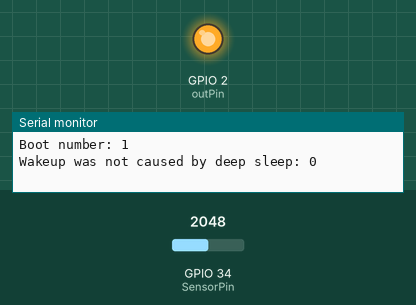
This sketch was run on a simulated ESP32. On the bench: output pins drawn as LEDs (lit = HIGH), the last lines printed to the serial monitor. Inputs (shaded band) come from the test bench; at power-on: GPIO 34 (SensorPin) = 2048. Nothing arrives over Bluetooth unless stated; a phone connects over Bluetooth LE 3 s after start. At 31.4 s the program puts the board to deep sleep or switches it off; the recording ends there.

Above: at 1.1 s.
At 1.5 s:
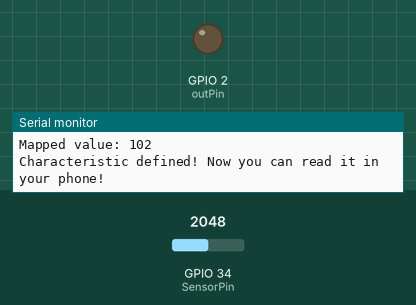
Timing chart, 0 to 3.0 s (numbered marks = the images above):
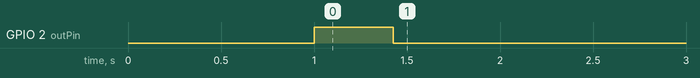

The sketch:

esp.ino
```cpp
#include <BLEDevice.h>
#include <BLEUtils.h>
#include <BLEServer.h>
#include <string.h>

#define uS_TO_S_FACTOR 1000000ULL /* Conversion factor for micro seconds to seconds */
#define TIME_TO_SLEEP 60          /* Time ESP32 will go to sleep (in seconds) */
#define TIME_TO_WAIT 30
#define SERVICE_UUID "4fafc201-1fb5-459e-8fcc-c5c9c331914b"
#define SENSOR_UUID "beb5483e-36e1-4688-b7f5-ea07361b26a8"
#define SensorPin 34
#define outPin 2

RTC_DATA_ATTR int bootCount = 0;

/*
Method to print the reason by which ESP32
has been awaken from sleep
*/
void print_wakeup_reason()
{
    esp_sleep_wakeup_cause_t wakeup_reason;

    wakeup_reason = esp_sleep_get_wakeup_cause();

    switch (wakeup_reason)
    {
    case ESP_SLEEP_WAKEUP_EXT0:
        Serial.println("Wakeup caused by external signal using RTC_IO");
        break;
    case ESP_SLEEP_WAKEUP_EXT1:
        Serial.println("Wakeup caused by external signal using RTC_CNTL");
        break;
    case ESP_SLEEP_WAKEUP_TIMER:
        Serial.println("Wakeup caused by timer");
        break;
    case ESP_SLEEP_WAKEUP_TOUCHPAD:
        Serial.println("Wakeup caused by touchpad");
        break;
    case ESP_SLEEP_WAKEUP_ULP:
        Serial.println("Wakeup caused by ULP program");
        break;
    default:
        Serial.printf("Wakeup was not caused by deep sleep: %d\n", wakeup_reason);
        break;
    }
}

class CharCallbacks : public BLECharacteristicCallbacks
{
    void onWrite(BLECharacteristic *pCharacteristic)
    {
        Serial.println("Char written");
        sleep();
    };
};

void sleep()
{
    Serial.println(TIME_TO_SLEEP - millis() / 1000.0);
    esp_sleep_enable_timer_wakeup(TIME_TO_SLEEP * uS_TO_S_FACTOR - millis() * 1000);
    esp_deep_sleep_start();
}

void setup()
{
    pinMode(outPin, OUTPUT);
    Serial.begin(115200);
    delay(1000); //Take some time to open up the Serial Monitor

    //Increment boot number and print it every reboot
    ++bootCount;
    Serial.println("Boot number: " + String(bootCount));

    //Print the wakeup reason for ESP32
    print_wakeup_reason();
    analogRead(SensorPin);
    float sensorValue = 0;
    digitalWrite(outPin, HIGH);
    for (int i = 0; i <= 200; i++)
    {
        sensorValue = sensorValue + analogRead(SensorPin);
        delay(2);
    }
    digitalWrite(outPin, LOW);
    sensorValue = sensorValue / 200.0;
    Serial.println("Sensor value: " + String(sensorValue));
    int mapped = (int)map(sensorValue, 0, 2000, 0, 100);
    Serial.println("Mapped value: " + String(mapped));

    BLEDevice::init("ESP32-1");
    BLEServer *pServer = BLEDevice::createServer();
    BLEService *pService = pServer->createService(SERVICE_UUID);
    BLECharacteristic *sensorCharacteristic = pService->createCharacteristic(
        SENSOR_UUID,
        BLECharacteristic::PROPERTY_READ |
            BLECharacteristic::PROPERTY_WRITE |
            BLECharacteristic::PROPERTY_NOTIFY);

    sensorCharacteristic->setCallbacks(new CharCallbacks());
    sensorCharacteristic->setValue(mapped);
    pService->start();
    // BLEAdvertising *pAdvertising = pServer->getAdvertising();  // this still is working for backward compatibility
    BLEAdvertising *pAdvertising = BLEDevice::getAdvertising();
    pAdvertising->addServiceUUID(SERVICE_UUID);
    pAdvertising->setScanResponse(true);
    pAdvertising->setMinPreferred(0x06); // functions that help with iPhone connections issue
    pAdvertising->setMinPreferred(0x12);
    BLEDevice::startAdvertising();
    Serial.println("Characteristic defined! Now you can read it in your phone!");
}

void loop()
{
    delay(1000);
    Serial.println("waiting...");
    if (millis() / 1000 > TIME_TO_WAIT)
    {
        sleep();
    }
}
```
